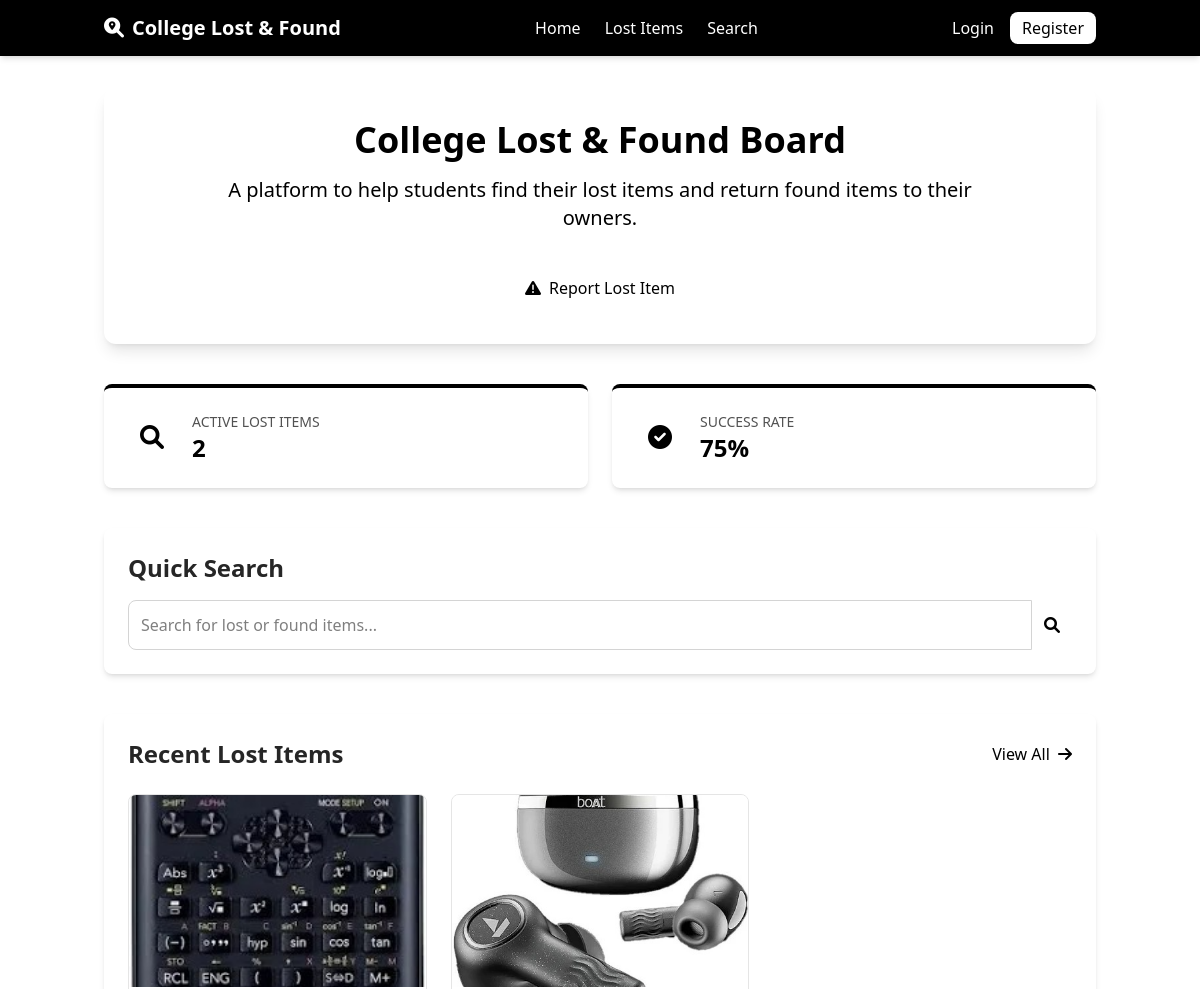
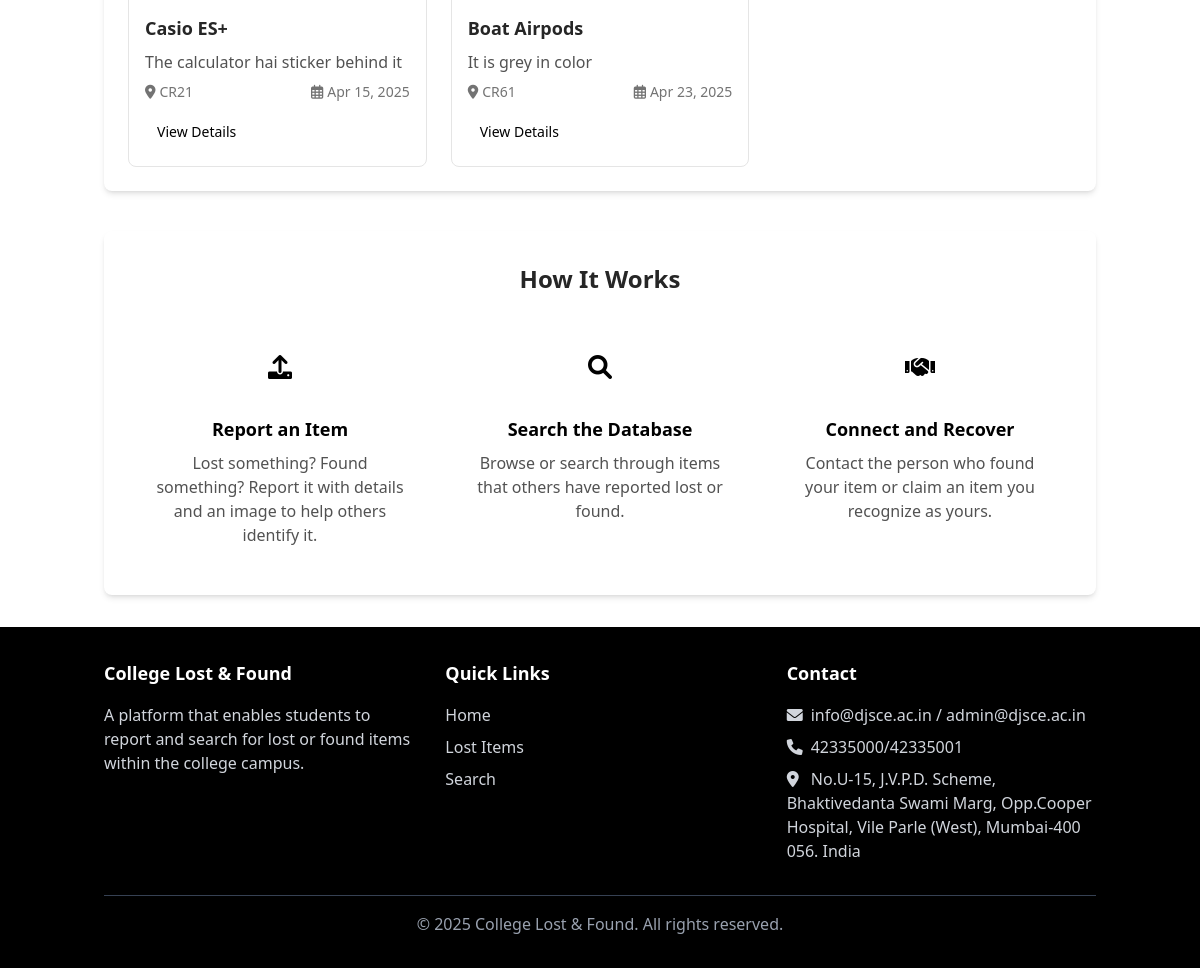
The page / on the database its author committed (2 pictures, top to bottom).
### items/models.py (models this page shows, shortened)
class BaseItem(models.Model):
    title = models.CharField(max_length=100)
    description = models.TextField()
    date_posted = models.DateTimeField(auto_now_add=True)
    location = models.CharField(max_length=100)
    image = models.ImageField(upload_to='item_images/', blank=True, null=True)
    user = models.ForeignKey(User, on_delete=models.CASCADE)
    class Meta:
        abstract = True
        ordering = ['-date_posted']

class LostItem(BaseItem):
    date_lost = models.DateField()
    is_found = models.BooleanField(default=False)

### items/views.py (the view)
# urls.py: path('', views.home, name='home'),
def home(request):
    context = {
        'lost_items': LostItem.objects.filter(is_found=False).order_by('-date_posted')[:5],
        'found_items': FoundItem.objects.filter(is_claimed=False).order_by('-date_posted')[:5],
    }
    return render(request, 'items/home.html', context)

### templates/items/home.html (shortened to what this page needs)
{% extends 'base.html' %}
{% block content %}
<div class="space-y-10">
    <section class="bg-primary-600 rounded-xl p-8 shadow-lg">
        <div class="max-w-3xl mx-auto text-center">
            <h1 class="text-4xl font-bold mb-4">College Lost & Found Board</h1>
            <p class="text-xl mb-8">A platform to help students find their lost items and return found items to their owners.</p>
            <div class="flex flex-col sm:flex-row gap-4 justify-center">
                <a href="{% url 'lost-item-create' %}" class="bg-accent-500 hover:bg-accent-600 transition py-3 px-6 rounded-lg font-medium">
                    <i class="fas fa-exclamation-triangle mr-2"></i>Report Lost Item
                </a>
            </div>
        </div>
    </section>
    <section class="grid grid-cols-1 md:grid-cols-2 gap-6">
        <div class="bg-white rounded-lg shadow-md p-6 border-t-4 border-primary-500 flex items-center">
            <div class="bg-primary-100 text-primary-700 p-3 rounded-full mr-4">
                <i class="fas fa-search text-2xl"></i>
            </div>
            <div>
                <h3 class="text-neutral-600 text-sm">ACTIVE LOST ITEMS</h3>
                <p class="text-2xl font-bold">{{ lost_items.count }}</p>
            </div>
        </div>
        <div class="bg-white rounded-lg shadow-md p-6 border-t-4 border-accent-500 flex items-center">
            <div class="bg-accent-100 text-accent-700 p-3 rounded-full mr-4">
                <i class="fas fa-check-circle text-2xl"></i>
            </div>
            <div>
                <h3 class="text-neutral-600 text-sm">SUCCESS RATE</h3>
                <p class="text-2xl font-bold">75%</p>
            </div>
        </div>
    </section>
    <section class="bg-white rounded-lg shadow-md p-6">
        <h2 class="text-2xl font-bold text-neutral-800 mb-4">Quick Search</h2>
        <form action="{% url 'search' %}" method="GET" class="flex">
            <input type="text" name="q" placeholder="Search for lost or found items..." class="flex-grow p-3 border border-neutral-300 rounded-l-lg focus:outline-none focus:ring-2 focus:ring-primary-500">
            <button type="submit" class="bg-primary-600 hover:bg-primary-700 cursor-pointer p-3 rounded-r-lg">
                <i class="fas fa-search"></i>
            </button>
        </form>
    </section>
    <section class="bg-white rounded-lg shadow-md p-6">
        <div class="flex justify-between items-center mb-6">
            <h2 class="text-2xl font-bold text-neutral-800">Recent Lost Items</h2>
            <a href="{% url 'lost-items' %}" class="text-primary-600 hover:text-primary-800">View All <i class="fas fa-arrow-right ml-1"></i></a>
        </div>
        {% if lost_items %}
            <div class="grid grid-cols-1 md:grid-cols-2 lg:grid-cols-3 gap-6">
                {% for item in lost_items %}
                    <div class="border border-neutral-200 rounded-lg overflow-hidden hover:shadow-md transition">
                        {% if item.image %}
                            <img src="{{ item.image.url }}" alt="{{ item.title }}" class="w-full h-48 object-cover">
                        {% else %}
                            <div class="w-full h-48 bg-neutral-200 flex items-center justify-center">
                                <i class="fas fa-image text-neutral-400 text-4xl"></i>
                            </div>
                        {% endif %}
                        <div class="p-4">
                            <h3 class="text-lg font-semibold text-neutral-800 mb-2">{{ item.title }}</h3>
                            <p class="text-neutral-600 mb-2">{{ item.description|truncatechars:60 }}</p>
                            <div class="flex justify-between items-center text-sm text-neutral-500">
                                <span><i class="fas fa-map-marker-alt mr-1"></i>{{ item.location }}</span>
                                <span><i class="far fa-calendar-alt mr-1"></i>{{ item.date_lost|date:"M d, Y" }}</span>
                            </div>
                            <a href="{% url 'lost-item-detail' item.pk %}" class="mt-3 inline-block bg-primary-100 hover:bg-primary-200 text-primary-800 py-2 px-3 rounded text-sm font-medium">View Details</a>
                        </div>
                    </div>
                {% endfor %}
            </div>
        {% else %}
            <div class="text-center py-8 text-neutral-500">
                <i class="fas fa-search text-4xl mb-3"></i>
                <p>No lost items reported yet.</p>
            </div>
        {% endif %}
    </section>
    <section class="bg-white rounded-lg shadow-md p-8">
        <h2 class="text-2xl font-bold text-neutral-800 mb-6 text-center">How It Works</h2>
        <div class="grid grid-cols-1 md:grid-cols-3 gap-8">
            <div class="text-center p-4">
                <div class="bg-primary-100 text-primary-700 w-16 h-16 rounded-full flex items-center justify-center mx-auto mb-4">
                    <i class="fas fa-upload text-2xl"></i>
                </div>
                <h3 class="text-lg font-semibold mb-2">Report an Item</h3>
                <p class="text-neutral-600">Lost something? Found something? Report it with details and an image to help others identify it.</p>
            </div>
            <div class="text-center p-4">
                <div class="bg-primary-100 text-primary-700 w-16 h-16 rounded-full flex items-center justify-center mx-auto mb-4">
                    <i class="fas fa-search text-2xl"></i>
                </div>
                <h3 class="text-lg font-semibold mb-2">Search the Database</h3>
                <p class="text-neutral-600">Browse or search through items that others have reported lost or found.</p>
            </div>
            <div class="text-center p-4">
                <div class="bg-primary-100 text-primary-700 w-16 h-16 rounded-full flex items-center justify-center mx-auto mb-4">
                    <i class="fas fa-handshake text-2xl"></i>
                </div>
                <h3 class="text-lg font-semibold mb-2">Connect and Recover</h3>
                <p class="text-neutral-600">Contact the person who found your item or claim an item you recognize as yours.</p>
            </div>
        </div>
    </section>
</div>
{% endblock %}

### rows shown on the page
LostItem: image (picture), title "Casio ES+", description "The calculator hai sticker behind it", location "CR21", date_lost "Apr 15, 2025"
LostItem: image (picture), title "Boat Airpods", description "It is grey in color", location "CR61", date_lost "Apr 23, 2025"

### other values the page prints
{{ lost_items.count }} "2"
